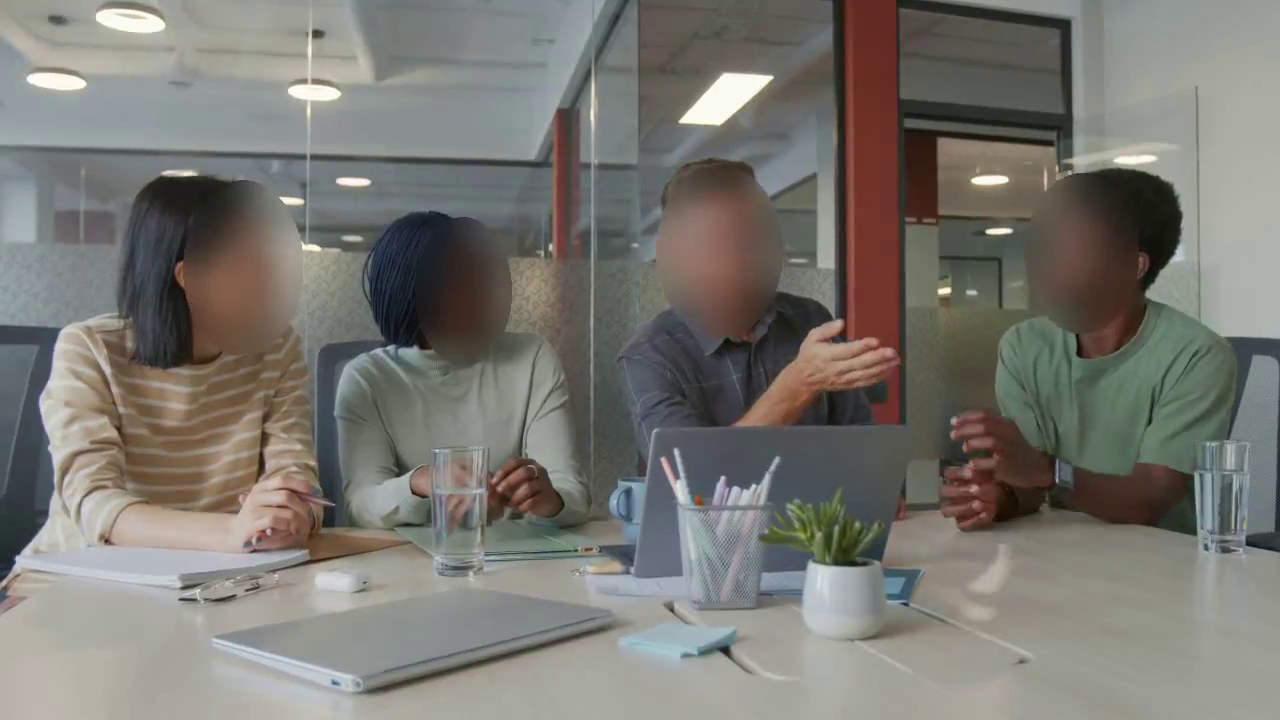
#> input picture frame 30 of web_assets/videos/A_anonymised.mp4, 1280 x 720 px, given in place of the camera
$ python demo_detect.py
#> lines starting #> are read from the running program, lines starting #| are printed output that depends on the picture
### src/detect.py
# src/detect.py — YuNet face detector wrapper with optional multi-scale inference
import cv2
import numpy as np


class FaceDetector:
    """Returns faces as an (N, 5) array: x, y, w, h, score — in original frame coordinates.

    scales: list of target longest-side sizes. One value = single scale.
            Several values (e.g. [640, 1600]) = run at each size and merge with NMS.
            Sizes larger than the frame upscale it (helps tiny faces).
    One detector instance per scale keeps its own fixed input size (no reallocation every frame).
    """

    def __init__(self, model_path, score_thr=0.5, nms_thr=0.3, top_k=5000,
                 max_side=640, scales=None, merge_iou=0.4):
        self.model_path, self.nms_thr, self.top_k = model_path, nms_thr, top_k
        self.scales = scales or [max_side]
        self.score_thr, self.merge_iou = score_thr, merge_iou
        self.dets = {}                                   # scale -> [detector, input_size]

    def _get(self, side, size):
        entry = self.dets.get(side)
        if entry is None:
            det = cv2.FaceDetectorYN.create(self.model_path, "", size, self.score_thr, self.nms_thr, self.top_k)
            self.dets[side] = [det, size]
            return det
        if entry[1] != size:
            entry[0].setInputSize(size)
            entry[1] = size
        return entry[0]

    def _detect_once(self, frame, side):
        h, w = frame.shape[:2]
        scale = side / max(h, w)
        if abs(scale - 1) < 1e-3:
            img, scale = frame, 1.0
        else:
            interp = cv2.INTER_AREA if scale < 1 else cv2.INTER_LINEAR
            img = cv2.resize(frame, (round(w * scale), round(h * scale)), interpolation=interp)

        # Pad to multiples of 32 (required by the dynamic-shape model); boxes are unaffected
        ih, iw = img.shape[:2]
        ph, pw = (32 - ih % 32) % 32, (32 - iw % 32) % 32
        if ph or pw:
            img = cv2.copyMakeBorder(img, 0, ph, 0, pw, cv2.BORDER_CONSTANT, value=0)

        det = self._get(side, (img.shape[1], img.shape[0]))
        _, faces = det.detect(img)
        if faces is None:
            return np.zeros((0, 5), np.float32)
        boxes = faces[:, :4] / scale
        scores = faces[:, 14:15]
        return np.hstack([boxes, scores]).astype(np.float32)

    def detect(self, frame):
        d = np.vstack([self._detect_once(frame, s) for s in self.scales])
        if len(self.scales) > 1 and len(d) > 1:
            keep = cv2.dnn.NMSBoxes(d[:, :4].tolist(), d[:, 4].tolist(), self.score_thr, self.merge_iou)
            d = d[np.array(keep).flatten()] if len(keep) else d[:0]
        return d

### src/demo_detect.py
# src/demo_detect.py — baseline test: draw YuNet detections + measure detection time
import argparse
import time

import cv2
import numpy as np

from detect import FaceDetector

p = argparse.ArgumentParser()
p.add_argument("--source", default="0", help="0 = webcam, or path to a video file")
p.add_argument("--model", default="models/face_detection_yunet_2026may.onnx")
args = p.parse_args()

cap = cv2.VideoCapture(int(args.source) if args.source.isdigit() else args.source)
det = FaceDetector(args.model)
times, size = [], None

while True:
    ok, frame = cap.read()
#> frame is the input picture: shape (720, 1280, 3); mean B, G, R 113.6, 119.5, 121.5
    if not ok:
        break
    size = f"{frame.shape[1]}x{frame.shape[0]}"
#> size = '1280x720'

    t0 = time.perf_counter()
    faces = det.detect(frame)
#> in _detect_once, `img = cv2.copyMakeBorder(img, 0, ph, 0, pw, cv2.BORDER_CONSTANT, value..`:
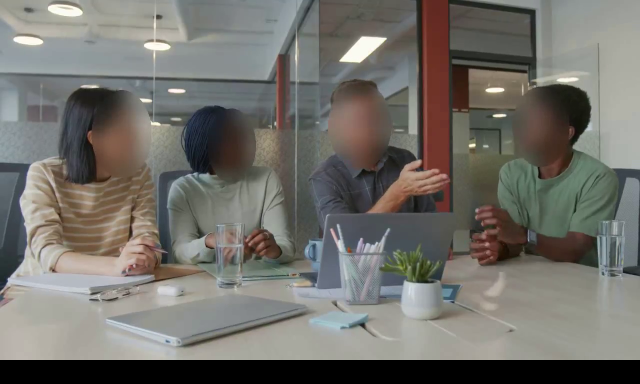
#> img: shape (384, 640, 3); mean B, G, R 106.6, 112.1, 114
#> (the run stopped early here; a loop or call above may not have finished)

$ run again, starting later in the video
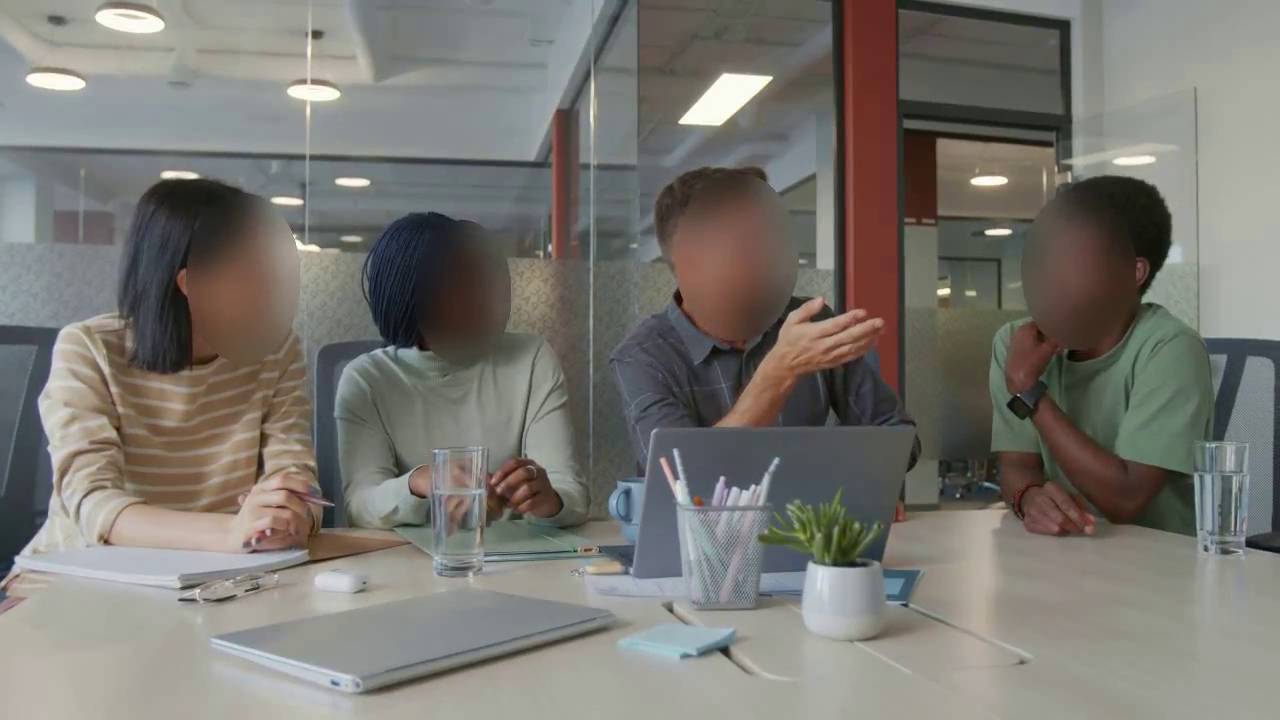
#> input picture frame 135 of web_assets/videos/A_anonymised.mp4, 1280 x 720 px, given in place of the camera
#> frame is the input picture: shape (720, 1280, 3); mean B, G, R 113.4, 119.1, 121.4
#> in _detect_once, `img = cv2.copyMakeBorder(img, 0, ph, 0, pw, cv2.BORDER_CONSTANT, value..`:
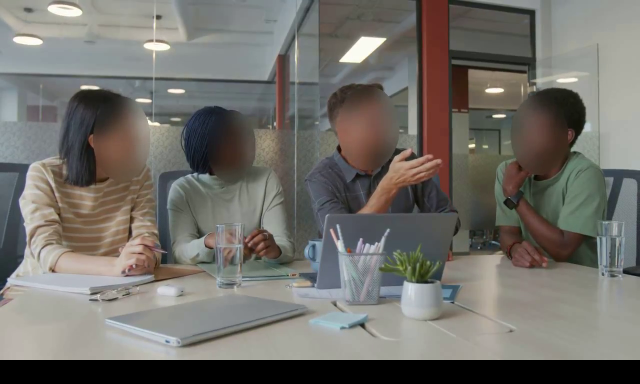
#> img: shape (384, 640, 3); mean B, G, R 106.4, 111.7, 114

$ run again, starting later in the video
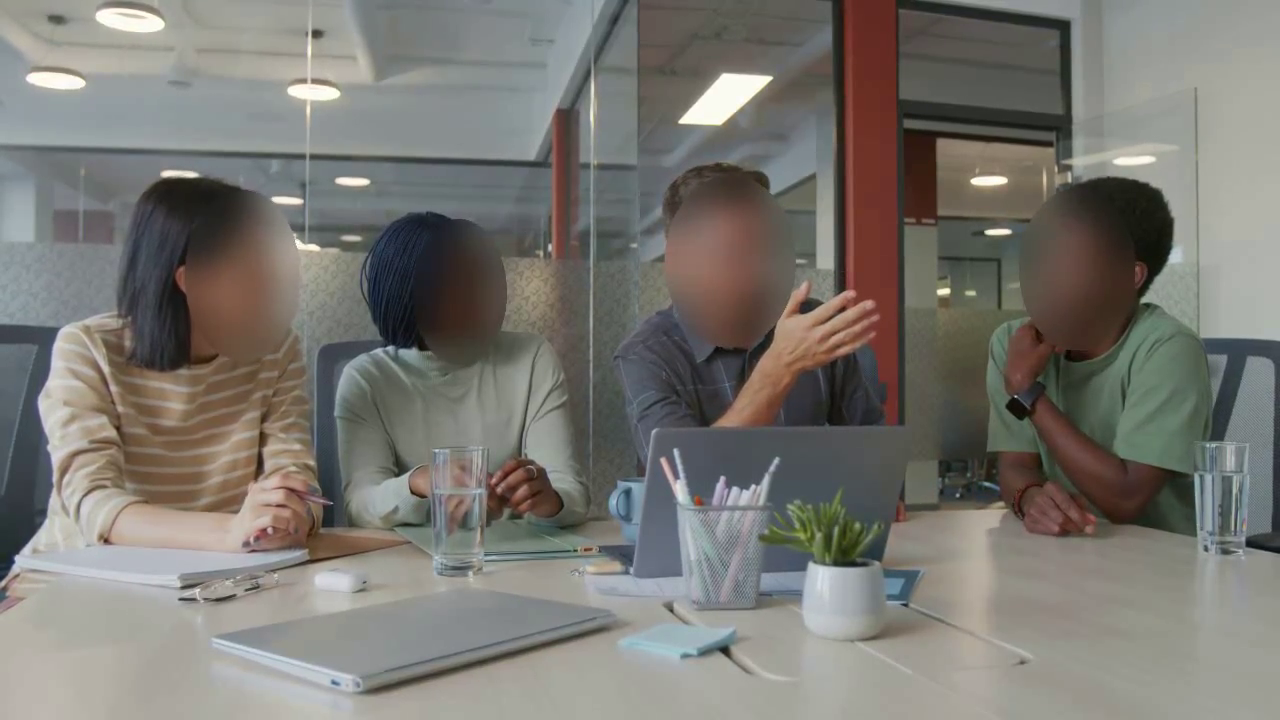
#> input picture frame 240 of web_assets/videos/A_anonymised.mp4, 1280 x 720 px, given in place of the camera
#> frame is the input picture: shape (720, 1280, 3); mean B, G, R 113.7, 119.4, 121.8
#> in _detect_once, `img = cv2.copyMakeBorder(img, 0, ph, 0, pw, cv2.BORDER_CONSTANT, value..`:
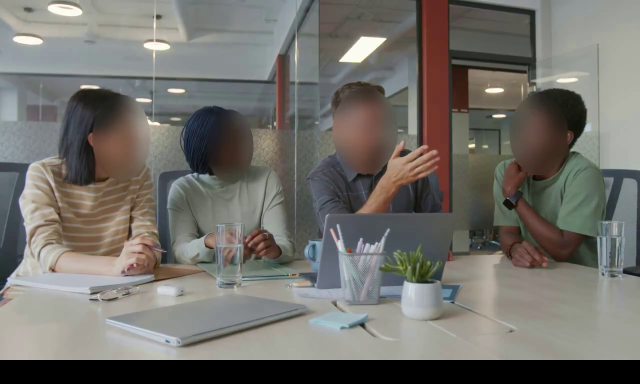
#> img: shape (384, 640, 3); mean B, G, R 106.8, 112, 114.3
